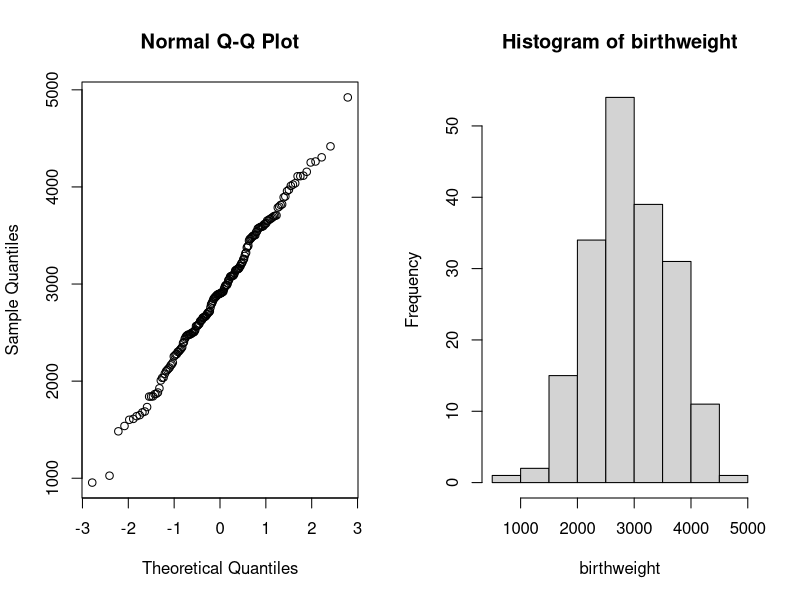
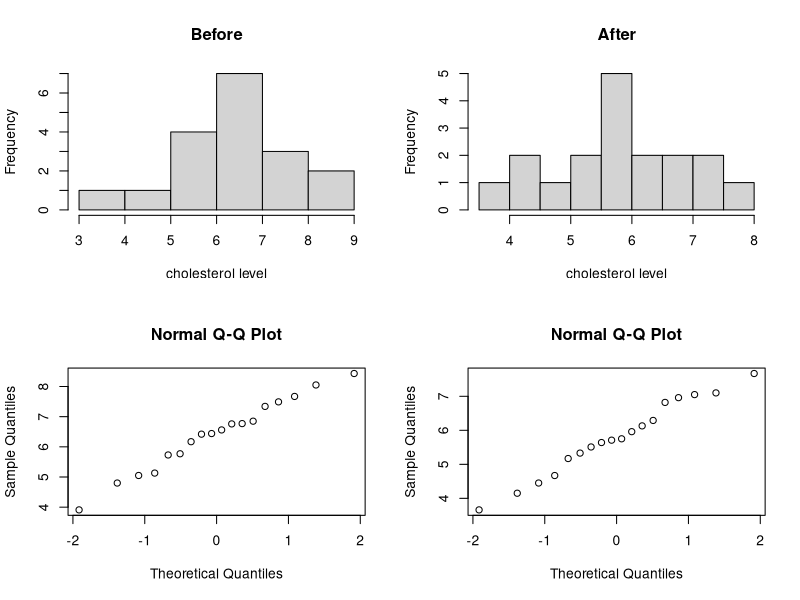
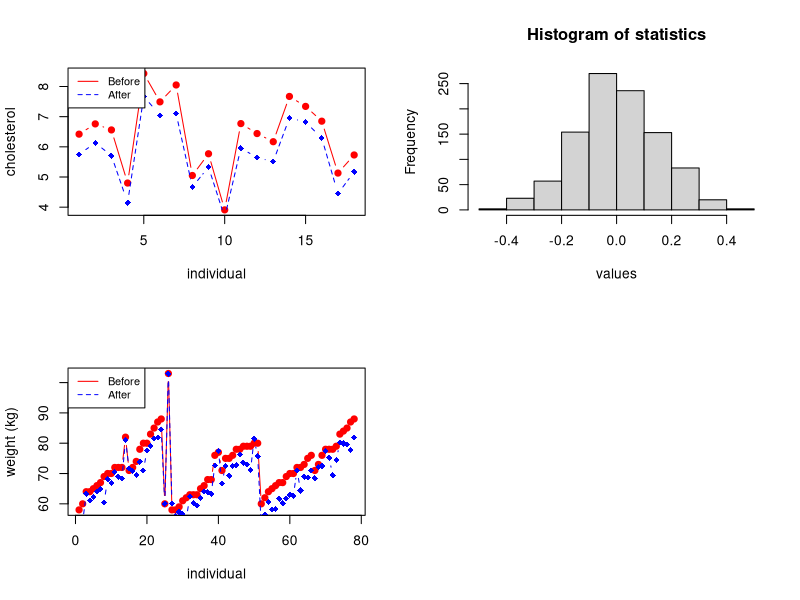
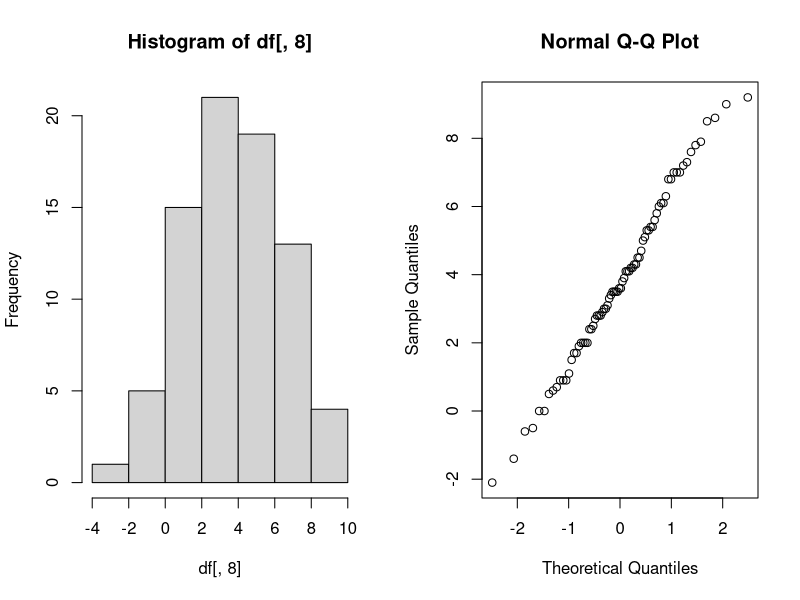
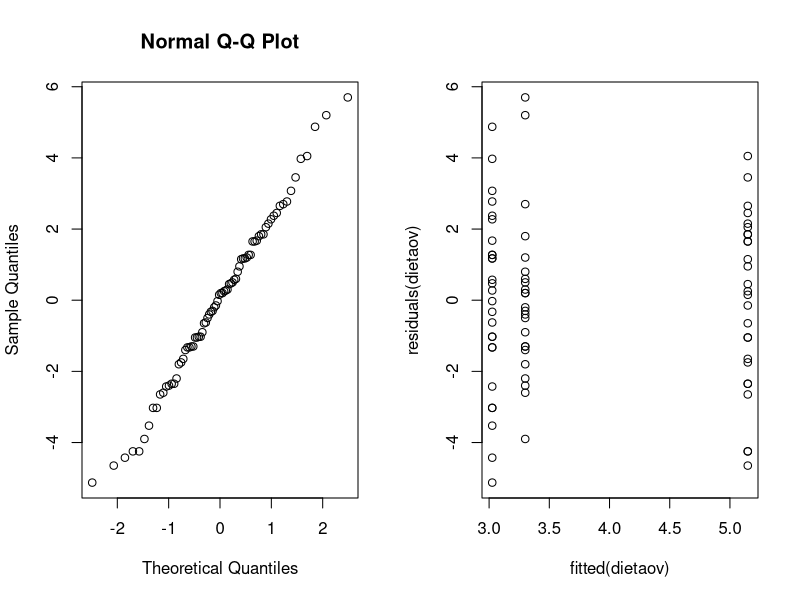
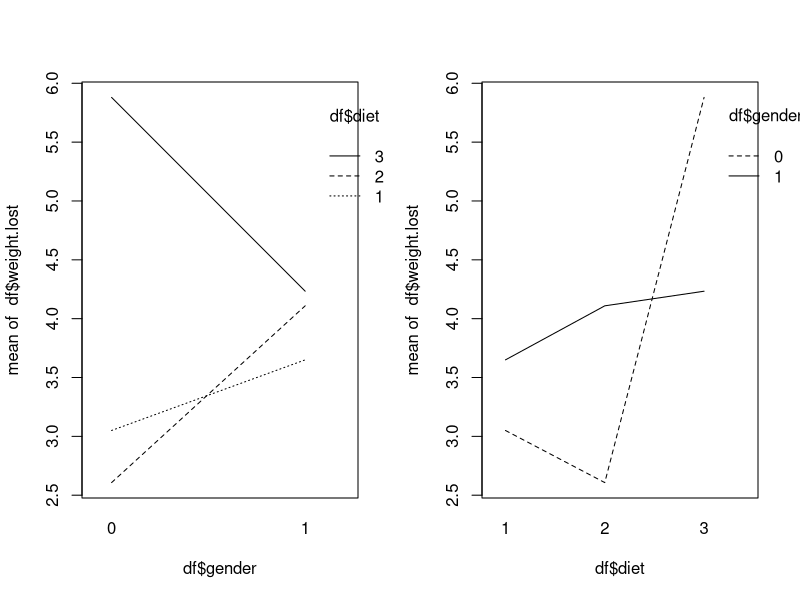
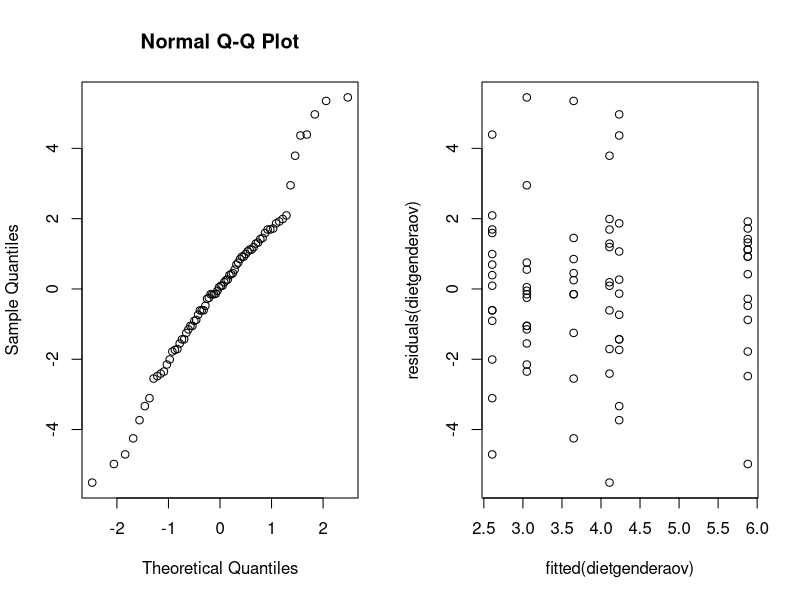
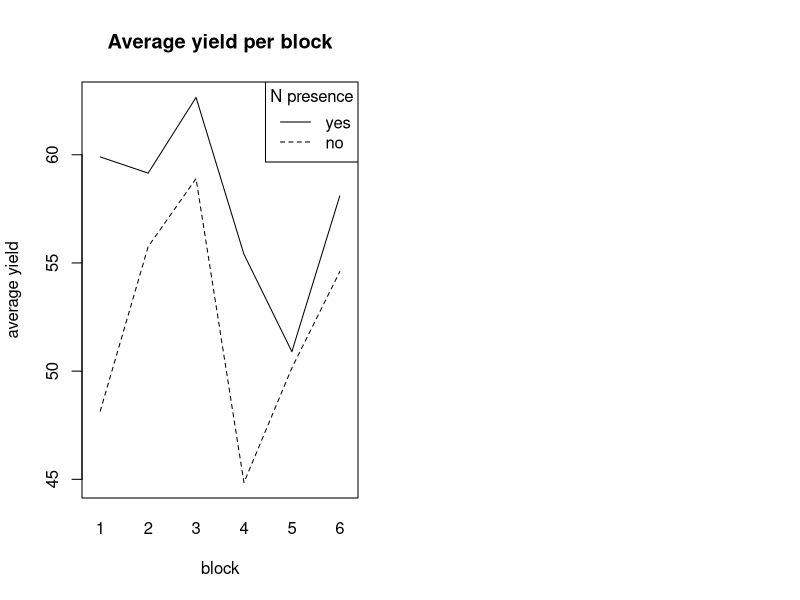

Generate these figures, in order, with R:
## ---- chunk 1
# set up global R options
options(digits = 3)

# set up knitr global chunk options
knitr::opts_chunk$set(fig.height = 3)
## ---- chunk 2
birthweight <- readLines("data/birthweight.txt")
birthweight <- as.double(birthweight[2:length(birthweight)])
birthweight
## ---- chunk 3
birthweight_mean <- mean(birthweight)
birthweight_mean
## ---- chunk 4
par(mfrow=c(1,2))
qqnorm(y = birthweight)
hist(birthweight)
## ---- chunk 5
t.test(birthweight, conf.level = 0.96)
## ---- chunk 6
B <- 1000
alpha <- 0.04
T_star <- numeric(B)

for(i in 1:B) {
  X_star <- sample(birthweight, replace = TRUE)
  T_star[i] <- mean(X_star)
}

T_star_q2 <- quantile(T_star, alpha/2)
T_star_q98 <- quantile(T_star, 1 - alpha/2)

c(2*birthweight_mean - T_star_q98, 2*birthweight_mean - T_star_q2)
## ---- chunk 7
t.test(birthweight, alternative = "greater", mu=2800)
## ---- chunk 8
greater_weight <- as.integer(birthweight > 2800)
binom.test(sum(greater_weight), length(greater_weight), p=0.5, alt="g")
## ---- chunk 9
B=1000; n=188 ; mu = 2900; stdev = sd(birthweight);
psign=numeric(B)
pttest=numeric(B)
for(i in 1:B) {
  x=rnorm(n, mean=mu, sd=stdev)
  pttest[i]=t.test(x, alternative = "g", mu=2800)[[3]]
  psign[i]=binom.test(sum(x>2800), n, p=0.5)[[3]]
}
## ---- chunk 10
sum(pttest<0.05)/B
## ---- chunk 11
sum(psign<0.05)/B
## ---- chunk 12

## ---- chunk 13
prop.test(c(61, 65), c(95, 93))
## ---- chunk 14
df <- as.data.frame(read.table("data/cholesterol.txt", header=TRUE))
head(df)
## ---- chunk 15
par(mfrow=c(2, 2))
hist(df[, 1], main="Before", xlab="cholesterol level")
hist(df[, 2], main="After", xlab="cholesterol level")
qqnorm(df[, 1])
qqnorm(df[, 2])
## ---- chunk 16
shapiro.test(df[, 1])
shapiro.test(df[, 2])
## ---- chunk 17
# Create a first line
plot(1:length(df[, 1]), df[, 1], type = "b", pch=19, col = "red", xlab = "individual", ylab = "cholesterol")
lines(1:length(df[, 2]), df[, 2], pch=18, col = "blue", type = "b", lty=2)
legend("topleft", legend=c("Before", "After"), col=c("red", "blue"), lty = 1:2, cex=0.8)
## ---- chunk 18
cor.test(df[, 1], df[, 2], method="pearson")
## ---- chunk 19
t.test(df[, 1], df[, 2], paired=2)
## ---- chunk 20
diff_mean <- function(x, y) {
  return(mean(x-y))
}

stats <- diff_mean(df[, 1], df[, 2])

B <- 1000
t_star <- numeric(B)

for (i in 1:B) {
  diff_star <- t(apply(cbind(df[, 1], df[, 2]), 1, sample))
  t_star[i] <- diff_mean(diff_star[, 1], diff_star[, 2])
}

hist(t_star, main="Histogram of statistics", xlab="values")
lines(rep(stats, 2), c(0, 50), col="red", lwd=2)
## ---- chunk 21
# calculating p-value
pl <- sum(t_star < stats) / B
pr <- sum(t_star > stats) / B

p <- 2*min(pl, pr)
print(paste("P-value =", p))
## ---- chunk 22
mu <- mean(df[, 2])
s <- sd(df[, 2])
mu; s
## ---- chunk 23
theta_hat <- 2*mu - 3
print(paste("theta_hat =", theta_hat))
## ---- chunk 24
alpha <- 0.05

n <- length(df[, 2])
t_alpha <- qt(1 - alpha/2, df=n)
theta_l <- theta_hat - t_alpha*s/sqrt(n)
theta_r <- theta_hat + t_alpha*s/sqrt(n)

c(theta_l, theta_r)
## ---- chunk 25
t <- max(df[, 2]); n <- length(df[, 2])

for (theta in 3:12) {
  B <- 1000
  t_star <- numeric(B)
  
  for (i in 1:B) {
    x_star <- runif(n, min = 3, max = theta)
    t_star[i] <- max(x_star)
  }
  
  pl <- sum(t_star < t)/B
  pr <- sum(t_star > t)/B
  
  p <- 2* min(pl, pr)
  print(paste("Theta =", theta, ", ", p))
}
## ---- chunk 26
ks.test(df[, 2], runif(100000, min = 3, max = 8))
## ---- chunk 27
less_chol <- as.integer(df[, 2] < 6)
binom.test(sum(less_chol), length(less_chol), p=0.5, alt="g")
## ---- chunk 28
less_chol <- as.integer(df[, 2] < 4.5)
binom.test(sum(less_chol),length(less_chol),p=0.25, alt="l")
## ---- chunk 29
df <- as.data.frame(read.table("data/diet.txt", header=TRUE))
df["weight.lost"] <- df["preweight"] - df["weight6weeks"]
head(df)
## ---- chunk 30
plot(1:length(df[,5]), df[,5], type = "b", pch=19, col = "red", xlab = "individual", ylab = "weight (kg)")
lines(1:length(df[,7]), df[,7], pch=18, col = "blue", type = "b", lty=2)
legend("topleft", legend=c("Before", "After"), col=c("red", "blue"), lty = 1:2, cex=0.8)
## ---- chunk 31
t.test(df[,5], df[,7], paired=TRUE)
## ---- chunk 32
par(mfrow=c(1, 2))
hist(df[,8])
qqnorm(df[,8])
## ---- chunk 33
shapiro.test(df[,8])
## ---- chunk 34
df$diet <- as.factor(df$diet)
dietaov=lm(weight.lost~diet,data=df)
anova(dietaov)
summary(dietaov)
## ---- chunk 35
par(mfrow=c(1,2))
qqnorm(residuals(dietaov))
plot(fitted(dietaov), residuals(dietaov))
## ---- chunk 36
kruskal.test(df$weight.lost, df$diet)
## ---- chunk 37
df$gender <- as.factor(df$gender)
dietgenderaov <- lm(weight.lost~gender*diet,data=df)
anova(dietgenderaov)
## ---- chunk 38
summary(dietgenderaov)
## ---- chunk 39
par(mfrow=c(1, 2))
interaction.plot(df$gender, df$diet, df$weight.lost)
interaction.plot(df$diet, df$gender, df$weight.lost)
## ---- chunk 40
genderaov <- lm(weight.lost~gender,data=df)
anova(genderaov)
summary(genderaov)
## ---- chunk 41
par(mfrow=c(1, 2))
qqnorm(residuals(dietgenderaov))
plot(fitted(dietgenderaov), residuals(dietgenderaov))
## ---- chunk 42
c(dietaov$coefficients[1], dietaov$coefficients[1] + dietaov$coefficients[2], dietaov$coefficients[1] + dietaov$coefficients[3])
## ---- chunk 43
require("MASS")
## ---- chunk 44
B <- 6; P <- 4; T <- 3

process <- c()
for (i in 1:B) {
  block <- c()
  for (tr in 1:T) {
    block <- cbind(block, as.numeric(sample(1:P) > 2))
  }
  process <- rbind(process, block)
}

process <- t(process)
rownames(process) <- c("N", "P", "K")
colnames(process) <- paste0(rep(1:6, each=4), paste0(".", rep(1:4, 6)))
process
## ---- chunk 45
interaction.plot(npk$block, npk$N, npk$yield, ylab='average yield', xlab='block', main='Average yield per block', legend=FALSE)
legend("topright", c("yes", "no"), title="N presence", lwd=1, lty=c(1, 2))
## ---- chunk 46
n_block_lm <- lm(yield~block*N, data=npk)
anova(n_block_lm)
## ---- chunk 47
summary(n_block_lm)
## ---- chunk 48
lm <- lm(yield~block+N, data=npk)
anova(lm)
## ---- chunk 49
par(mfrow=c(1, 2))
qqnorm(residuals(lm))
plot(fitted(lm), residuals(lm))
## ---- chunk 50
npklm1 <- lm(yield~P + K + block*N, data=npk)
npklm2 <- lm(yield~N + K + block*P, data=npk)
npklm3 <- lm(yield~N + P + block*K, data=npk)
npklm4 <- lm(yield~block + N + P + K, data=npk)
npklm5 <- lm(yield~N + P + K, data=npk)
## ---- chunk 51
print('Y ~ P + K + block*N')
anova(npklm1)
## ---- chunk 52
print('Y ~ N + K + block*P')
anova(npklm2)
## ---- chunk 53
print('Y ~ N + P + block*K')
anova(npklm3)
## ---- chunk 54
print('Y ~ block + N + P + K')
anova(npklm4)
## ---- chunk 55
npklm5 <- lm(yield~block + N + K, data=npk)
anova(npklm5)
## ---- chunk 56
par(mfrow=c(1, 2))
qqnorm(residuals(npklm4))
plot(fitted(npklm4), residuals(npklm4))
## ---- chunk 57
par(mfrow=c(1, 2))
qqnorm(residuals(npklm5))
plot(fitted(npklm5), residuals(npklm5))
## ---- chunk 58
require(lme4)
npklmer <- lmer(yield~N+(1|block), REML=FALSE, data=npk)
npklmer1 <- lmer(yield~(1|block), REML=FALSE, data=npk)
anova(npklmer1, npklmer)
